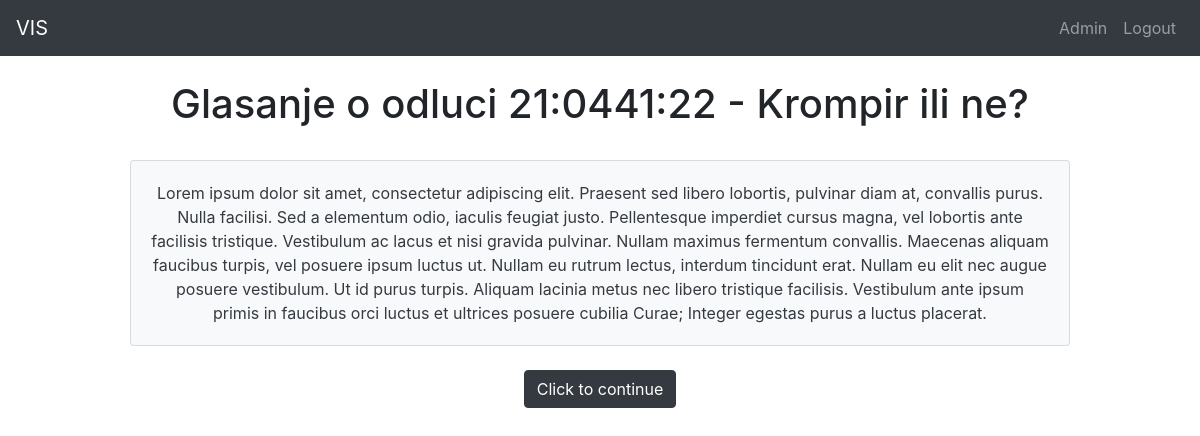
The app's page /project/voting_step1/9 (signed in) with its own data.
### project/models.py (models this page shows, shortened)
class Election(models.Model):
    election_type = models.ForeignKey(ElectionType, on_delete=models.CASCADE)
    base_unit = models.ForeignKey(
        VotingUnit, on_delete=models.CASCADE, blank=True, null=True)
    title = models.CharField(max_length=100)
    description = models.CharField(max_length=1000, blank=True)
    begin_datetime = models.DateTimeField()
    end_datetime = models.DateTimeField()

### project/views.py (the view)
# urls.py: path('voting_step1/<int:election_id>', views.voting_step1, name="voting_step1"),
@login_required()
def voting_step1(request, election_id):
    election = get_object_or_404(Election, pk=election_id)
    context = {'election': election}
    return render(request, 'project/voting_step1.html', context)

### project/templates/project/voting_step1.html
{% extends 'base.html' %}
{% block content %}
<h1 class="text-center">{{election.title}}</h1>
<br />
<div class="container">
    <div class="card bg-light text-dark text-center">
        <div class="card-body">{{election.description}}</div>
    </div>
</div>
<br />
<div class="text-center">
    <a class="btn btn-dark" href="{% url 'project:voting_step2' election.id %}" role="button">Click to continue</a>
</div>
{% endblock content %}

### records on screen
Election: title "Glasanje o odluci 21:0441:22 - Krompir ili ne?", description "Lorem ipsum dolor sit amet, consectetur adipiscing elit. Praesent sed libero lobortis, pulvinar diam at, convallis purus. Nulla facilisi. Sed a elementum odio, iaculis feugiat justo. Pellentesque imperdiet cursus magna, vel lobortis ante facilisis tristique. Vestibulum ac lacus et nisi gravida pulvinar. Nullam maximus fermentum convallis. Maecenas aliquam faucibus turpis, vel posuere ipsum luctus ut. Nullam eu rutrum lectus, interdum tincidunt erat. Nullam eu elit nec augue posuere vestibulum. Ut id purus turpis. Aliquam lacinia metus nec libero tristique facilisis. Vestibulum ante ipsum primis in faucibus orci luctus et ultrices posuere cubilia Curae; Integer egestas purus a luctus…"
